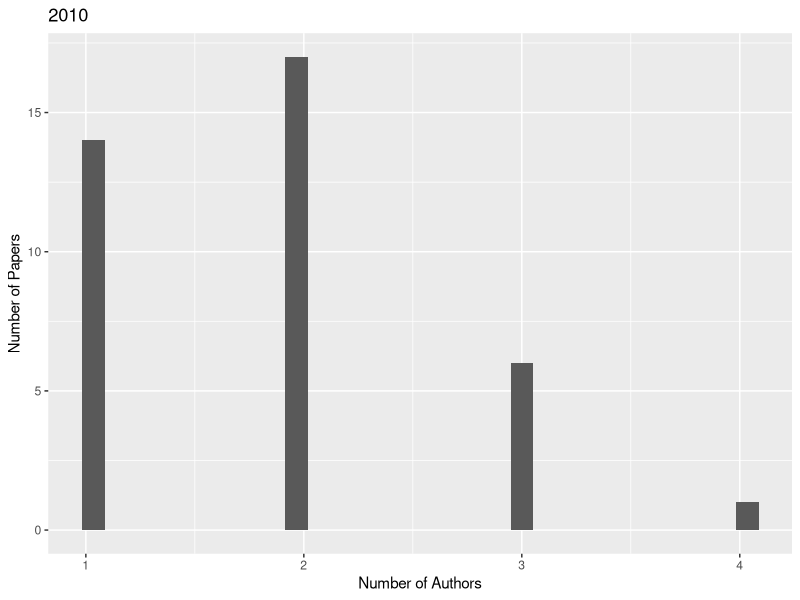
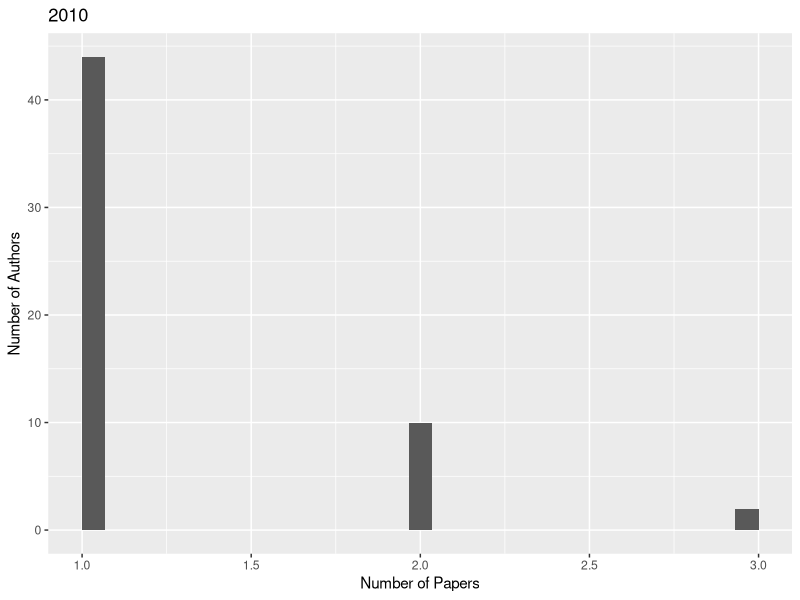
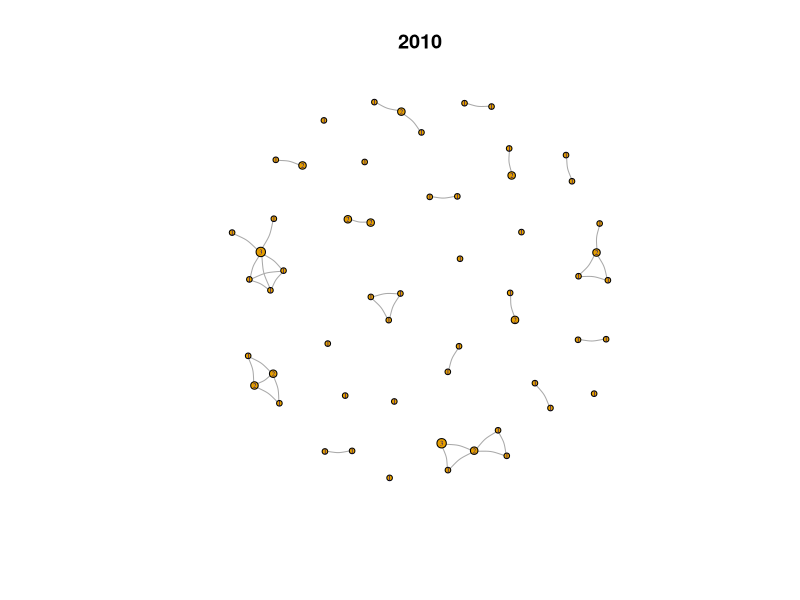
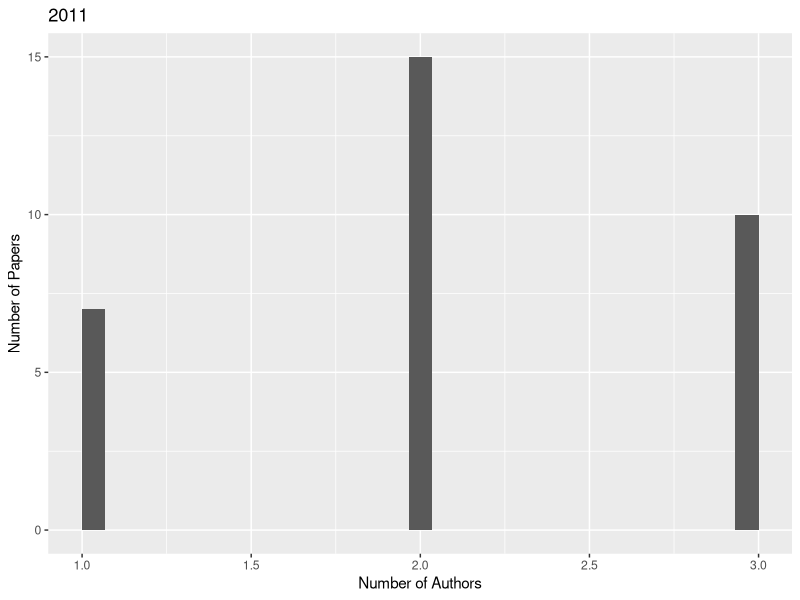
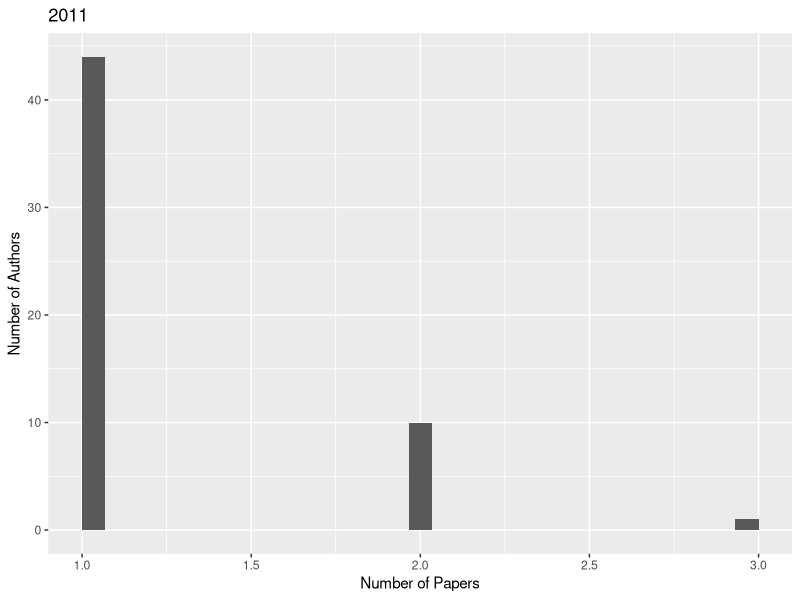
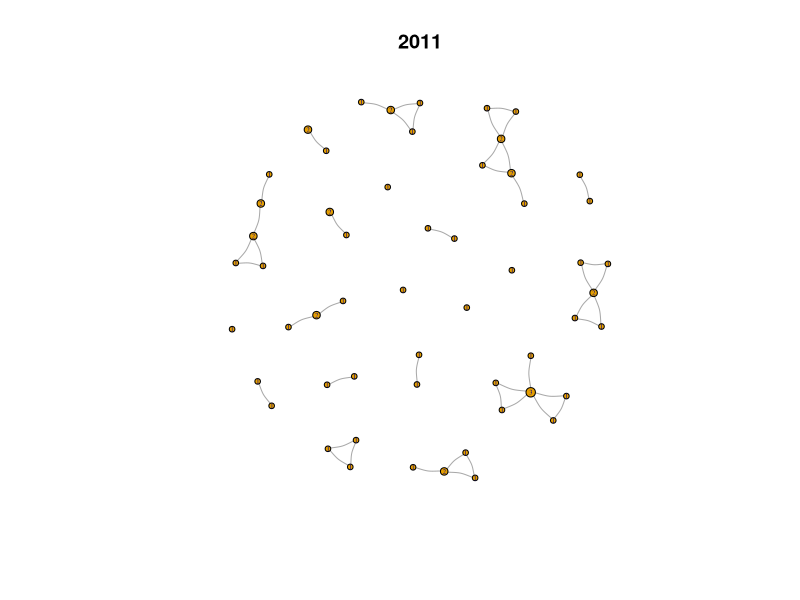
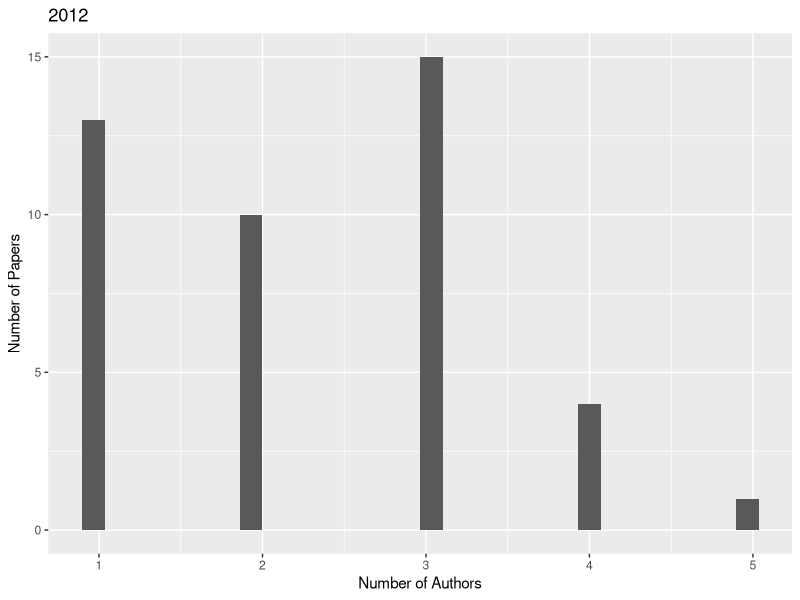
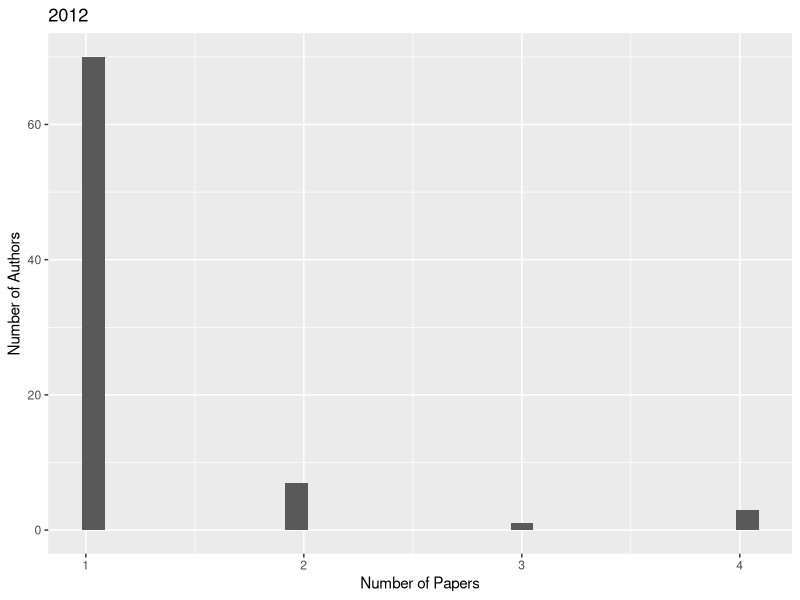

Recreate these plots in R, in order. (Note: this script raises an error after producing the figures.)

library(plyr)
library(ggplot2)
library(igraph)

data <- read.csv("data/swp.csv", stringsAsFactors=FALSE)

all.cases <- as.character(2010:2017)
for (x in 2016:2010) {
   all.cases <- c(all.cases, paste( as.character(seq(x,2017)),collapse="|"))
}

for (year in all.cases) {

    fname_suffix <- do.call(paste, c(strsplit(year, "\\|"), collapse="_"))

    # authors in the given year
    authors <- ddply(data[grepl(year, data$date),], ~ id, function(row) data.frame(
                     author=strsplit(row$authors, ",")[[1]]
            ))


    ###################
    ###   some summary statistics  
    #

    # number of authors for each paper
    pdata <- ddply(authors, ~id, summarize, nauth=length(id))
    
    qp <- qplot(nauth, data=pdata, xlab="Number of Authors", ylab="Number of Papers",
                geom="histogram", main=year)
    ggsave(filename=file.path("plots", "authors", 
                               paste0("nauthors_", fname_suffix, ".pdf")),
           plot=qp, width=6, height=6)


    # number of papers for each author
    adata <- ddply(authors, ~author, summarize, npub=length(author))

    qp <- qplot(npub, data=adata, xlab="Number of Papers", ylab="Number of Authors",
                geom="histogram", main=year)
    ggsave(filename=file.path("plots", "authors", 
                       paste0("npapers_", fname_suffix, ".pdf")), 
        plot=qp, width=6, height=6)

    #######################
    ### co-author graph
    #

    # nodes of graph are authors
    anodes <- mutate(adata, aid=rownames(adata), weight=npub)
    anodes <- anodes[, c("aid", "author", "weight")]

    all.pairs <- function(vals) {
        if (length(vals) < 2) 
            return( data.frame() )
        tmp <- combn(vals, 2)
        return(data.frame(a1=tmp[1,], a2=tmp[2,]))
    }

    author.id <- function(df) {
        join(df["author"], anodes, by="author", type="left")[["aid"]]
    }

    # edge exists if two authors have a publication together
    # weight of edge is the number of publications
    aedges <- ddply(authors, ~id, function(x) {
                df <- all.pairs(author.id(x))
                if (nrow(df) > 0) {
                    df <- mutate(df, weight=rep(1.0, nrow(df)))
                    return(df[c("a1", "a2", "weight")])
                } else return(data.frame())
            })
    aedges <- aedges[c("a1", "a2", "weight")]

    net <- graph_from_data_frame(d=aedges, vertices=anodes, directed=FALSE)
    net <- simplify(net, edge.attr.comb=list(weight="sum", "ignore"))

    min_npub <- min(anodes$weight)
    max_npub <- max(anodes$weight)
    step_npub <- min(1.0, 7.0/(max_npub-min_npub))

    pdf_fname = file.path("plots", "authors",
                          paste0("network_", fname_suffix, ".pdf"))
    cat("Saving to", pdf_fname, "...")
    pdf(file=pdf_fname, width=6, height=6)
    plot(net, 
         vertex.label.cex=.4,
         vertex.size=3+(V(net)$weight-min_npub)*step_npub,
         vertex.label=V(net)$weight, 
         edge.curved=.2, 
         main=year
    )
    graphics.off()
    cat("done\n")

} 


